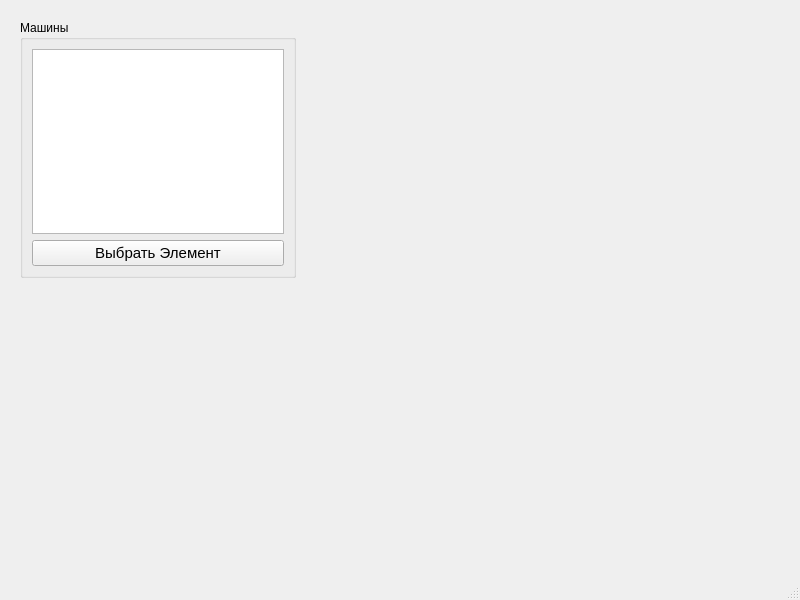
<?xml version="1.0" encoding="UTF-8"?>
<ui version="4.0">
 <class>MainWindow</class>
 <widget class="QMainWindow" name="MainWindow">
  <property name="geometry">
   <rect>
    <x>0</x>
    <y>0</y>
    <width>800</width>
    <height>600</height>
   </rect>
  </property>
  <property name="windowTitle">
   <string>MainWindow</string>
  </property>
  <widget class="QWidget" name="centralwidget">
   <widget class="QGroupBox" name="groupBox">
    <property name="geometry">
     <rect>
      <x>20</x>
      <y>20</y>
      <width>276</width>
      <height>258</height>
     </rect>
    </property>
    <property name="title">
     <string>Машины</string>
    </property>
    <layout class="QVBoxLayout" name="verticalLayout">
     <item>
      <widget class="QListWidget" name="listWidget"/>
     </item>
     <item>
      <widget class="QPushButton" name="pushButton">
       <property name="font">
        <font>
         <pointsize>11</pointsize>
        </font>
       </property>
       <property name="text">
        <string>Выбрать Элемент</string>
       </property>
      </widget>
     </item>
    </layout>
   </widget>
   <widget class="QLabel" name="label">
    <property name="geometry">
     <rect>
      <x>330</x>
      <y>30</y>
      <width>441</width>
      <height>481</height>
     </rect>
    </property>
    <property name="text">
     <string/>
    </property>
   </widget>
  </widget>
  <widget class="QMenuBar" name="menubar">
   <property name="geometry">
    <rect>
     <x>0</x>
     <y>0</y>
     <width>800</width>
     <height>21</height>
    </rect>
   </property>
  </widget>
  <widget class="QStatusBar" name="statusbar"/>
 </widget>
 <resources/>
 <connections/>
</ui>
